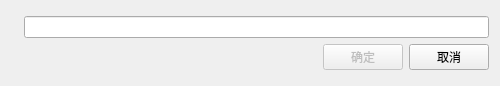
<?xml version="1.0" encoding="UTF-8"?>
<ui version="4.0">
 <class>new_file</class>
 <widget class="QDialog" name="new_file">
  <property name="geometry">
   <rect>
    <x>0</x>
    <y>0</y>
    <width>500</width>
    <height>86</height>
   </rect>
  </property>
  <property name="minimumSize">
   <size>
    <width>500</width>
    <height>86</height>
   </size>
  </property>
  <property name="maximumSize">
   <size>
    <width>500</width>
    <height>86</height>
   </size>
  </property>
  <property name="windowTitle">
   <string>Dialog</string>
  </property>
  <layout class="QVBoxLayout" name="verticalLayout_3">
   <item>
    <layout class="QVBoxLayout" name="verticalLayout_2">
     <item>
      <layout class="QVBoxLayout" name="verticalLayout">
       <item>
        <layout class="QHBoxLayout" name="horizontalLayout">
         <item>
          <widget class="QLabel" name="label">
           <property name="text">
            <string/>
           </property>
          </widget>
         </item>
         <item>
          <widget class="QLineEdit" name="new_filename">
           <property name="text">
            <string/>
           </property>
          </widget>
         </item>
        </layout>
       </item>
      </layout>
     </item>
     <item>
      <layout class="QHBoxLayout" name="horizontalLayout_2">
       <item>
        <spacer name="horizontalSpacer">
         <property name="orientation">
          <enum>Qt::Horizontal</enum>
         </property>
         <property name="sizeHint" stdset="0">
          <size>
           <width>40</width>
           <height>20</height>
          </size>
         </property>
        </spacer>
       </item>
       <item>
        <widget class="QPushButton" name="confirm">
         <property name="enabled">
          <bool>false</bool>
         </property>
         <property name="text">
          <string>确定</string>
         </property>
        </widget>
       </item>
       <item>
        <widget class="QPushButton" name="cancel">
         <property name="text">
          <string>取消</string>
         </property>
        </widget>
       </item>
      </layout>
     </item>
    </layout>
   </item>
  </layout>
 </widget>
 <resources/>
 <connections>
  <connection>
   <sender>confirm</sender>
   <signal>clicked()</signal>
   <receiver>new_file</receiver>
   <slot>accept()</slot>
   <hints>
    <hint type="sourcelabel">
     <x>131</x>
     <y>163</y>
    </hint>
    <hint type="destinationlabel">
     <x>245</x>
     <y>208</y>
    </hint>
   </hints>
  </connection>
  <connection>
   <sender>cancel</sender>
   <signal>clicked()</signal>
   <receiver>new_file</receiver>
   <slot>reject()</slot>
   <hints>
    <hint type="sourcelabel">
     <x>334</x>
     <y>167</y>
    </hint>
    <hint type="destinationlabel">
     <x>375</x>
     <y>207</y>
    </hint>
   </hints>
  </connection>
 </connections>
</ui>
